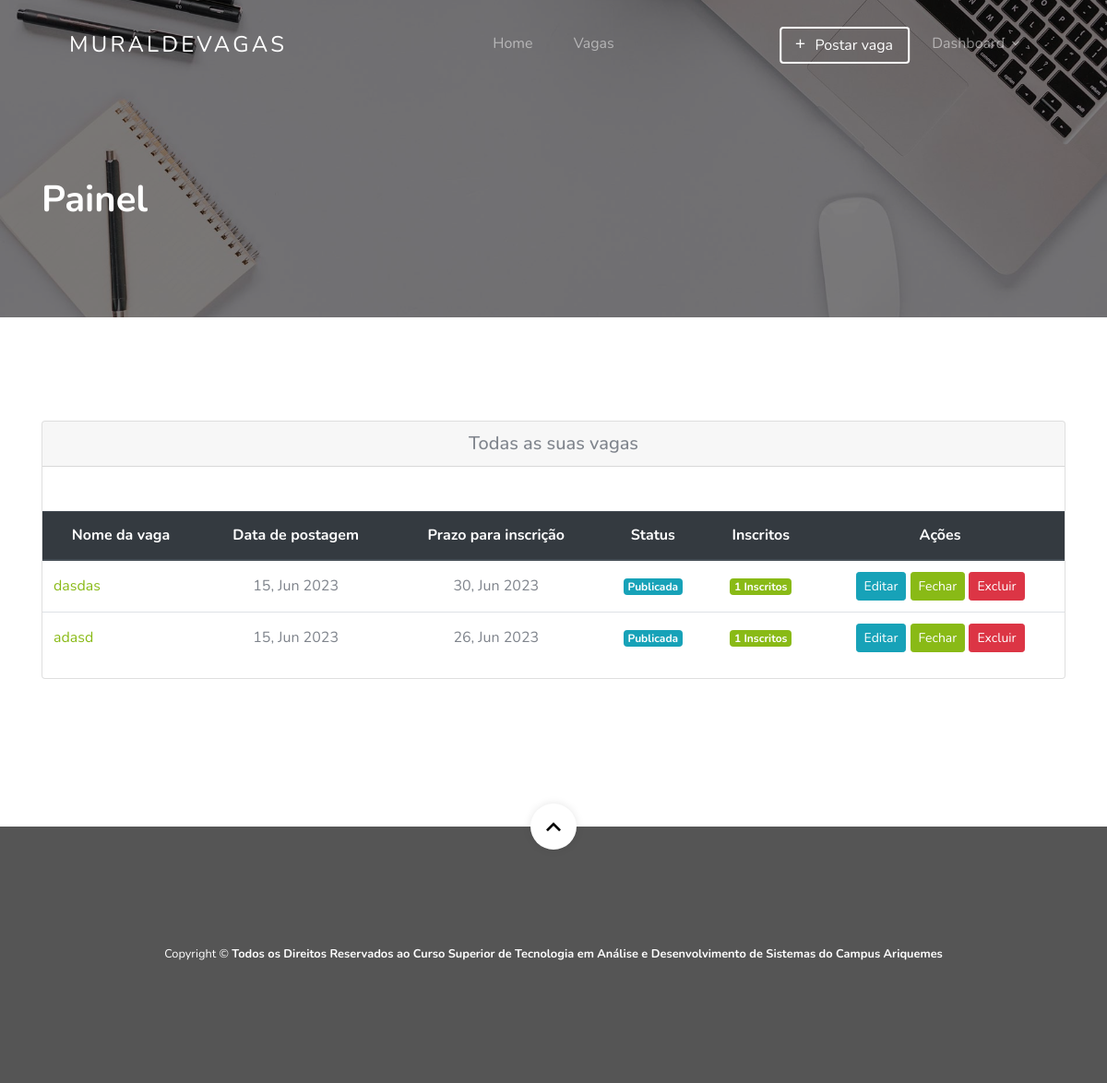
Before: /dashboard/ (signed in) with the older database file.
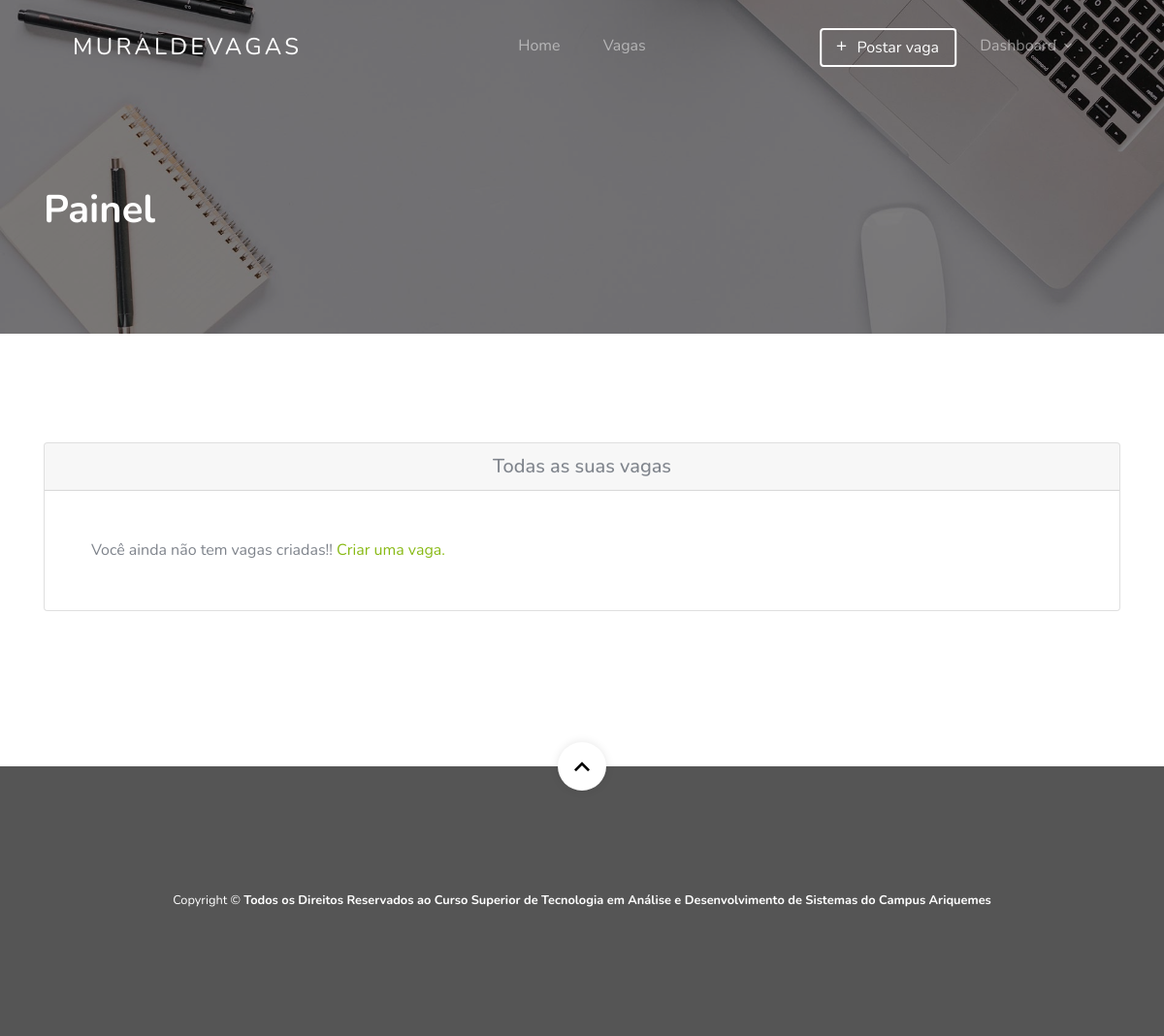
After: the same page with the newer database file.
### jobapp/models.py (models this page shows, shortened)
class Job(models.Model):
    user = models.ForeignKey(User, related_name='User', on_delete=models.CASCADE)
    title = models.CharField(max_length=300)
    description = RichTextField()
    tags = TaggableManager()
    location = models.CharField(max_length=300)
    job_type = models.CharField(choices=JOB_TYPE, max_length=1)
    salary = models.CharField(max_length=30, blank=True)
    company_name = models.CharField(max_length=300)
    company_description = RichTextField(blank=True, null=True)
    url = models.URLField(max_length=200)
    last_date = models.DateField()
    is_published = models.BooleanField(default=True)
    is_closed = models.BooleanField(default=False)
    timestamp = models.DateTimeField(auto_now=True)

### jobapp/views.py (the view)
# urls.py: path('dashboard/', views.dashboard_view, name='dashboard'),
@login_required(login_url=reverse_lazy('account:login'))
def dashboard_view(request):
    jobs = []
    savedjobs = []
    appliedjobs = []
    total_applicants = {}
    if request.user.role == 'employer':
        jobs = Job.objects.filter(user=request.user.id)
        for job in jobs:
            count = Applicant.objects.filter(job=job.id).count()
            total_applicants[job.id] = count
    if request.user.role == 'employee':
        savedjobs = BookmarkJob.objects.filter(user=request.user.id)
        appliedjobs = Applicant.objects.filter(user=request.user.id)
    context = {
        'jobs': jobs,
        'savedjobs': savedjobs,
        'appliedjobs':appliedjobs,
        'total_applicants': total_applicants
    }
    return render(request, 'jobapp/dashboard.html', context)

### jobapp/templatetags/get_total_applicant.py (called while the page is built)
@register.simple_tag(name='get_total_applicant')
def get_total_applicant(total_applicants , job):
    return total_applicants[job.id]

### template/jobapp/dashboard.html (shortened to what the changed rows need)
{% extends 'base.html' %}
{% load static %}
{% load get_total_applicant %}
{% block content %}
<section class="section-hero overlay inner-page bg-image"
    style="background-image: url('{% static 'images/hero_1.jpg' %}');" id="home-section">
    <div class="container">
        <div class="row">
            <div class="col-md-7">
                <h1 class="text-white font-weight-bold">Painel</h1>
            </div>
        </div>
    </div>
</section>
<section class="site-section">
    <div class="container">
        <div class="row">
            <div class="col-lg-12 mb-5">
                <div class="card">
                    {% if user.role == "employer" %}
                    <h5 class="card-header text-center">Todas as suas vagas</h5>
                    {% if jobs %}
                    <table class="table text-center mt-5">
                        <thead class="thead-dark">
                            <tr>
                                <th>Nome da vaga</th>
                                <th>Data de postagem</th>
                                <th>Prazo para inscrição</th>
                                <th>Status</th>
                                <th>Inscritos</th>
                                <th>Ações</th>
                            </tr>
                        </thead>
                        <tbody>
                            {% for job in jobs %}
                            <tr id="row_{{ job.id }}">
                                <td class="text-left"><a href="{% url 'jobapp:single-job' job.id %}">{{ job.title }}</a></td>
                                <td>{{ job.timestamp | date:'d, M Y'  }}</td>
                                <td>{{ job.last_date | date:'d, M Y' }}</td>
                                <td>
                                    {% if job.is_published == True %}
                                        <span class="badge badge-info">Publicada</span>
                                    {% else %}
                                        <span class="badge badge-danger px-2">Pendente</span>
                                    {% endif %}
                                </td>
                                <td>
                                    {% get_total_applicant total_applicants job as is_applicant %}
                                    {% if is_applicant %}
                                    <a href="{% url 'jobapp:applicants' job.id %}">
                                        <span class="badge badge-success text-white">
                                            {% if is_applicant > 1 %}
                                            {% get_total_applicant total_applicants job %} Inscritos
                                            {% else %}
                                            {% get_total_applicant total_applicants job %} Inscritos
                                            {% endif %}
                                        </span>
                                    </a>
                                    {% endif %}
                                </td>
                                <td>
                                    <a class="btn btn-info btn-sm" href="{% url 'jobapp:edit-job' job.id %}"
                                        role="button">Editar</a>
                                    {% if job.is_published == True %}
                                        {% if job.is_closed == False %}
                                        <span id="change_job_status_{{ job.id }}">
                                            <button onclick="call_sw_alert_func('{% url 'jobapp:complete' job.id %}','{{ job.id }}', 'Uma vez clicado, sua postagem será marcada como concluída')" class="text-white btn btn-success btn-sm" >Fechar</button>
                                        </span>
                                        {% else %}
                                        <a class="text-white btn btn-success btn-sm"
                                        role="button">Fechada</a>
                                        {% endif %}
                                        {% endif %}
                                    <button onclick="call_sw_alert_func('{% url 'jobapp:delete' job.id %}','{{ job.id }}','Uma vez excluído, você não poderá recuperar este post!')" class="btn btn-danger btn-sm">Excluir</button>
                                    </td>
                            </tr>
                            {% endfor %}
                        </tbody>
                    </table>
                    {% else %}
                    <p class="m-5">Você ainda não tem vagas criadas!! <a href="{% url 'jobapp:create-job' %}">Criar uma vaga.</a></p>
                    {% endif %}
                    {% endif %}
                </div>
            </div>
        </div>
    </div>
    </div>
{% endblock %}

Changed rows visible on the page:
removed Job: title "dasdas", timestamp "15, Jun 2023", last_date "30, Jun 2023", is_published "Publicada", id "1"
removed Job: title "adasd", timestamp "15, Jun 2023", last_date "26, Jun 2023", is_published "Publicada", id "1"
Other visible differences:
text no longer shown: "Nome da vaga Data de postagem Prazo para inscrição Status Inscritos Ações"
text now shown: "Você ainda não tem vagas criadas!! Criar uma vaga."
